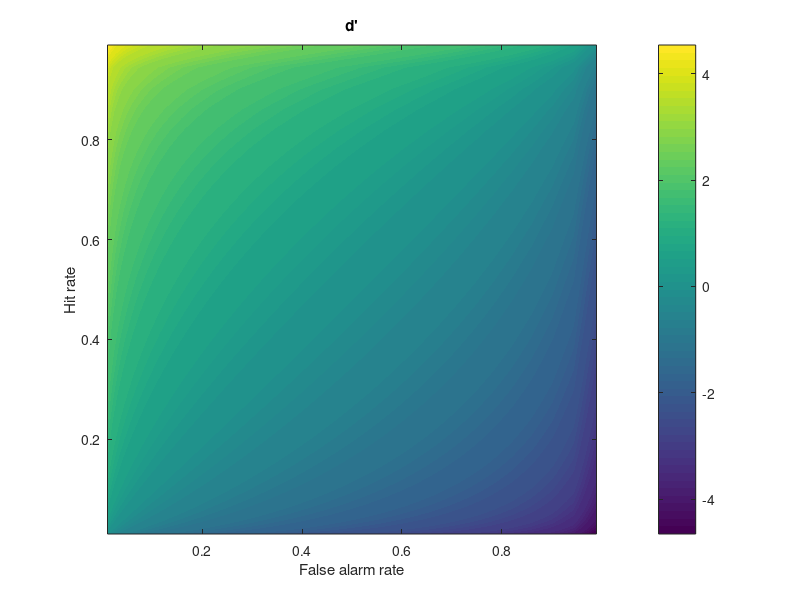

MATLAB code to generate this figure:
%%
%   COURSE: Master statistics and machine learning: intuition, math, code										
%      URL: udemy.com/course/statsml_x/?couponCode=202304 
% 
%  SECTION: Signal detection theory
%    VIDEO: d-prime
% 
%  TEACHER: Mike X Cohen, sincxpress.com
%

%%

% a clear MATLAB workspace is a clear mental workspace
close all; clear; clc
pkg load statistics % load Octave stats package

%% example from the slides

% step 1
hitP = 22/30;
faP  =  3/30;

% step 2
hitZ = norminv(hitP);
faZ  = norminv(faP);

% step 3
dPrime = hitZ-faZ

%% failure scenarios and their resolutions

hitZ = norminv(17/30);
faZ  = norminv(10/30);
dPrime = hitZ-faZ

%% 2D d' space

% response probabilities
x  = .01:.01:.99;
x = logspace(log10(.01),log10(.99),99);

% generate the space using MATLAB's new expansion capability
dp = norminv(x)' - norminv(x);
% if the previous line doesn't work:
% dp = bsxfun(@minus,norminv(x)',norminv(x));

% show the 2D d' space
figure(1), clf
contourf(x,x,dp,80,'linecolor','none')
xlabel('False alarm rate')
ylabel('Hit rate')
axis square
title('d''')
colorbar

%% done.
